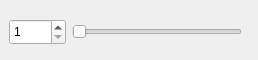
<?xml version="1.0" encoding="UTF-8"?>
<ui version="4.0">
 <class>pfs</class>
 <widget class="QWidget" name="pfs">
  <property name="geometry">
   <rect>
    <x>0</x>
    <y>0</y>
    <width>258</width>
    <height>60</height>
   </rect>
  </property>
  <property name="windowTitle">
   <string>Form</string>
  </property>
  <widget class="QWidget" name="widget" native="true">
   <property name="geometry">
    <rect>
     <x>0</x>
     <y>10</y>
     <width>251</width>
     <height>44</height>
    </rect>
   </property>
   <widget class="QSpinBox" name="spinBox">
    <property name="geometry">
     <rect>
      <x>9</x>
      <y>9</y>
      <width>57</width>
      <height>26</height>
     </rect>
    </property>
    <property name="minimum">
     <number>1</number>
    </property>
    <property name="maximum">
     <number>35</number>
    </property>
   </widget>
   <widget class="QSlider" name="horizontalSlider">
    <property name="geometry">
     <rect>
      <x>72</x>
      <y>9</y>
      <width>170</width>
      <height>26</height>
     </rect>
    </property>
    <property name="maximum">
     <number>35</number>
    </property>
    <property name="orientation">
     <enum>Qt::Horizontal</enum>
    </property>
   </widget>
  </widget>
 </widget>
 <resources/>
 <connections/>
</ui>
